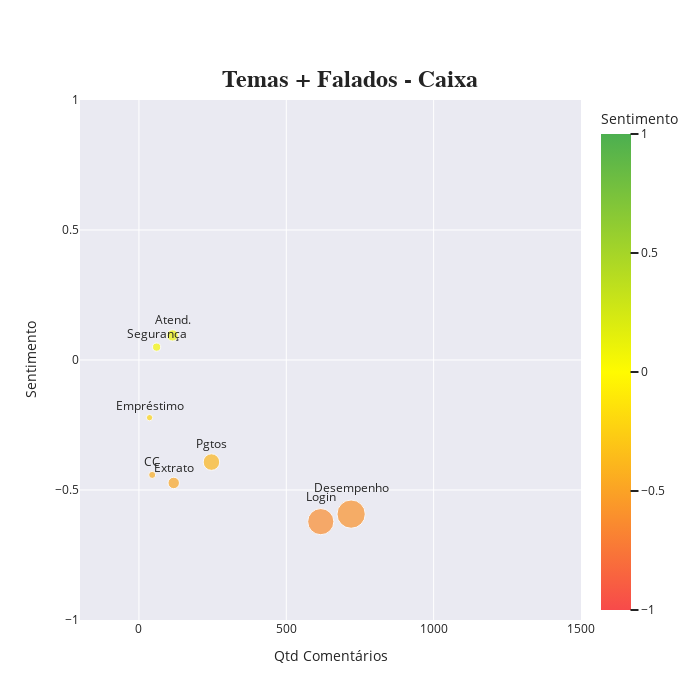

Write notebook code for a chart like this one.
### Code cell
df_grafico = df_explodido[df_explodido["app"] == "Caixa"]

#Agrupamento por tema
df_tema = df_grafico.groupby('tema_manual').agg(
    volume=('tema_manual', 'count'),
    sentimento_medio=('sentimento_continuo', 'mean')
).reset_index()

# Normaliza o volume para tamanho dos pontos no gráfico
df_tema['tamanho'] = df_tema['volume'] * 20

fig = px.scatter(
    df_tema,
    x="volume",
    y="sentimento_medio",
    size="tamanho",
    color="sentimento_medio",
    text="tema_manual",
    color_continuous_scale= ["#F74A4A", '#FFFB00', '#4CAF50'],
    range_y=[-1, 1],
    range_x=[-200, 1500],
    title="<b>Temas + Falados - Caixa</b>"
)

# Ajustes visuais
fig.update_traces(textposition='top center')
fig.update_layout(
    width=700,
    height=700,
    xaxis_title="Qtd Comentários",
    yaxis_title="Sentimento",
    coloraxis_colorbar=dict(title="Sentimento"),
    coloraxis=dict(cmin=-1, cmax=1),
    template="seaborn",
    title={'font':{
            'size': 24,
            'family': 'Arial'},
        'x': 0.5,
        'xanchor': 'center',
        'y': 0.9,
    }
)

fig.show()

### Figure 1 — Plotly figure (JSON) as saved in the notebook; plotly's stock layout.template omitted (floating-point values rounded to 4 significant figures)
{"data": [{"hovertemplate": "volume=%{x}<br>sentimento_medio=%{marker.color}<br>tamanho=%{marker.size}<br>tema_manual=%{text}<extra></extra>", "legendgroup": "", "marker": {"color": [0.09453, -0.4419, -0.5927, -0.2217, -0.4729, -0.6217, -0.3926, 0.04958], "coloraxis": "coloraxis", "size": [2280, 900, 14400, 720, 2360, 12340, 4920, 1200], "sizemode": "area", "sizeref": 36, "symbol": "circle"}, "mode": "markers+text", "name": "", "orientation": "v", "showlegend": false, "text": ["Atend.", "CC", "Desempenho", "Empréstimo", "Extrato", "Login", "Pgtos", "Segurança"], "textposition": "top center", "type": "scatter", "x": [114, 45, 720, 36, 118, 617, 246, 60], "xaxis": "x", "y": [0.09453, -0.4419, -0.5927, -0.2217, -0.4729, -0.6217, -0.3926, 0.04958], "yaxis": "y"}], "layout": {"coloraxis": {"cmax": 1, "cmin": -1, "colorbar": {"title": {"text": "Sentimento"}}, "colorscale": [[0, "#F74A4A"], [0.5, "#FFFB00"], [1, "#4CAF50"]]}, "height": 700, "legend": {"itemsizing": "constant", "tracegroupgap": 0}, "title": {"font": {"family": "Arial", "size": 24}, "text": "<b>Temas + Falados - Caixa</b>", "x": 0.5, "xanchor": "center", "y": 0.9}, "width": 700, "xaxis": {"anchor": "y", "domain": [0, 1], "range": [-200, 1500], "title": {"text": "Qtd Comentários"}}, "yaxis": {"anchor": "x", "domain": [0, 1], "range": [-1, 1], "title": {"text": "Sentimento"}}}}
